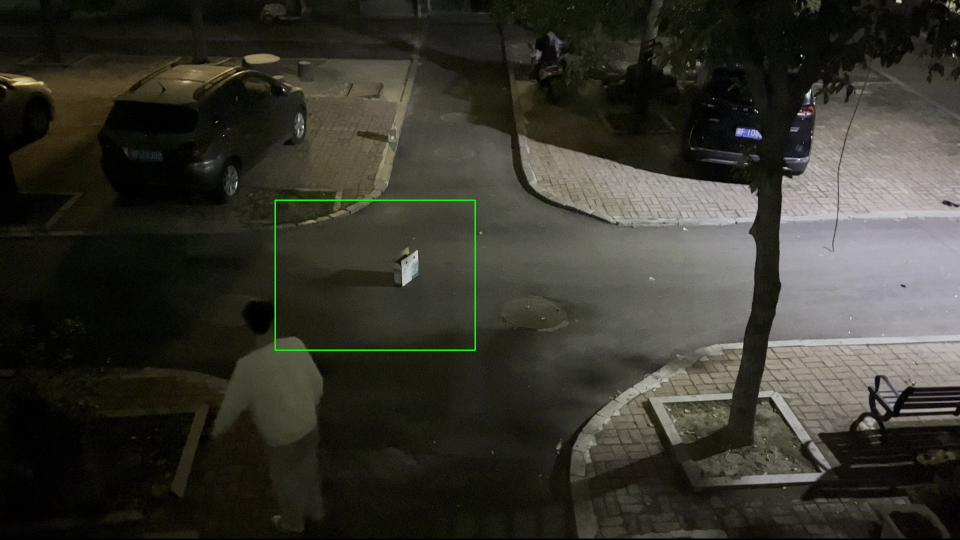
#> input picture alerts/foreign_object_detection/foreign_object_region_59_20251204_232541.jpg, 1920 x 1080 px (shown at 1/2 size)
$ python -i gmm_model_old.py   (imports and definitions only)
#> lines starting #> are read from the running program, lines starting #| are printed output that depends on the picture
#> further down, picture is the input picture: shape (1080, 1920, 3); mean B, G, R 44.8, 53.2, 54
### utils/video/video_utils.py
"""
视频处理工具函数
"""

import cv2
import numpy as np
from typing import Optional, Tuple, Generator
from pathlib import Path

class VideoReader:
    """视频读取器"""

    # [33 lines left out: functions __init__, read_frame, get_properties, stream_generator, not called in this run]

    def release(self):
        """释放资源"""
        self.cap.release()

class VideoWriter:
    """视频写入器"""

    # [7 lines left out: function __init__, not called in this run]

    def write_frame(self, frame: np.ndarray):
        """写入一帧"""
        self.writer.write(frame)

    def release(self):
        """释放资源"""
        self.writer.release()

class ROIManager:
    """ROI区域管理器"""

    def __init__(self):
        self.rois = {}

    def add_roi(self, name: str, points: list):
        """添加ROI区域"""
        self.rois[name] = points

    # [42 lines left out: functions draw_rois, crop_roi, point_in_roi, not called in this run]

    def get_roi_names(self):
        """获取所有ROI名称"""
        return list(self.rois.keys())

### utils/state_manager_old.py
#!/usr/bin/env python3
"""
列车检测状态管理器
"""

from enum import Enum
from typing import Optional
import time

class TrainState(Enum):
    """列车状态枚举"""
    NO_TRAIN = 0      # 无列车
    ENTERING = 1      # 进站中
    IN_STATION = 2    # 在站内
    EXITING = 3       # 出站中

class TrainStateManager:
    """列车状态管理器"""

    def __init__(self,
             min_stay_duration: float = 5.0,
             cooldown_duration: float = 3.0,
             entering_timeout: float = 15.0,
             exiting_timeout: float = 15.0,
             min_entering_duration: float = 3.0):  # 新增：最小进站时间

        self.state = TrainState.NO_TRAIN
        self.min_stay_duration = min_stay_duration
        self.cooldown_duration = cooldown_duration
        self.entering_timeout = entering_timeout
        self.exiting_timeout = exiting_timeout
        self.min_entering_duration = min_entering_duration

        # 时间记录
        self.state_start_time = time.time()
        self.last_event_time = 0.0
        self.enter_start_time: Optional[float] = None
        self.exit_start_time: Optional[float] = None

        # 事件计数
        self.entry_count = 0
        self.exit_count = 0

        print(f"🚂 列车状态管理器初始化完成")
        print(f"   最小停留时间: {min_stay_duration}秒")
        print(f"   事件冷却时间: {cooldown_duration}秒")

    # [169 lines left out: functions update_state, _transition_to, get_status, reset, not called in this run]


### models/background_subtractors/gmm_model_old.py
# """
# 简化的GMM背景减除模型
# """
from pathlib import Path
from typing import Optional, Dict
import cv2
import numpy as np
from typing import Optional
from utils.video.video_utils import ROIManager
from utils.state_manager_old import TrainState, TrainStateManager


class GMMBackgroundSubtractor:
    """简化的GMM背景减除器 - 支持多个ROI区域"""

    def __init__(self, algorithm: str = 'MOG2', **kwargs):
        """
        初始化背景减除器

        Args:
            algorithm: 'MOG2' 或 'KNN'
            **kwargs: 算法参数
        """
        self.algorithm = algorithm.upper()

        # 初始化ROI管理器
        self.roi_manager = ROIManager()

        if self.algorithm == 'MOG2':
            # MOG2参数
            self.history = kwargs.get('history', 500)
            self.var_threshold = kwargs.get('var_threshold', 16)
            self.detect_shadows = kwargs.get('detect_shadows', False)

            self.back_sub = cv2.createBackgroundSubtractorMOG2(
                history=self.history,
                varThreshold=self.var_threshold,
                detectShadows=self.detect_shadows
            )
        elif self.algorithm == 'KNN':
            # KNN参数
            self.history = kwargs.get('history', 500)
            self.dist2_threshold = kwargs.get('dist2_threshold', 400)
            self.detect_shadows = kwargs.get('detect_shadows', False)

            self.back_sub = cv2.createBackgroundSubtractorKNN(
                history=self.history,
                dist2Threshold=self.dist2_threshold,
                detectShadows=self.detect_shadows
            )
        else:
            raise ValueError("算法必须是 'MOG2' 或 'KNN'")
        print(f"✅ {self.algorithm}背景减除器初始化成功")

        # 初始化状态管理器
        from utils.state_manager_old import TrainStateManager
        self.state_manager = TrainStateManager(
            min_stay_duration=kwargs.get('min_stay_duration', 5.0),
            cooldown_duration=kwargs.get('cooldown_duration', 3.0),
            entering_timeout=kwargs.get('entering_timeout', 10.0),
            exiting_timeout=kwargs.get('exiting_timeout', 10.0)
        )
        self.event_history = []  # 事件历史记录

    # [32 lines left out: functions setup_track_rois, setup_single_roi, not called in this run]

    # 增强暗色前景检测
    def _preprocess_frame(self, frame: np.ndarray) -> np.ndarray:
        """
        优化预处理 - 增强暗色前景检测
        """
        if frame is None:
            raise ValueError("输入帧不能为None")

        # Step 1: 转换为灰度图
        if len(frame.shape) == 3:
            gray_frame = cv2.cvtColor(frame, cv2.COLOR_BGR2GRAY)
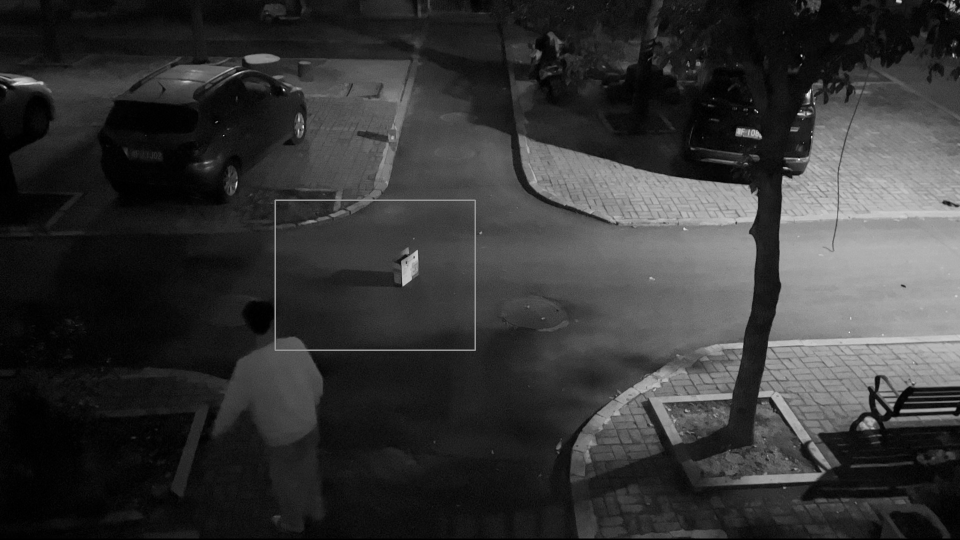
#> gray_frame: shape (1080, 1920) (shown at 1/2 size); min 0, max 254, mean 52.5
        else:
            gray_frame = frame.copy()

        # Step 2: 直方图均衡化 - 增强对比度，特别是暗色区域
        gray_frame = cv2.equalizeHist(gray_frame)
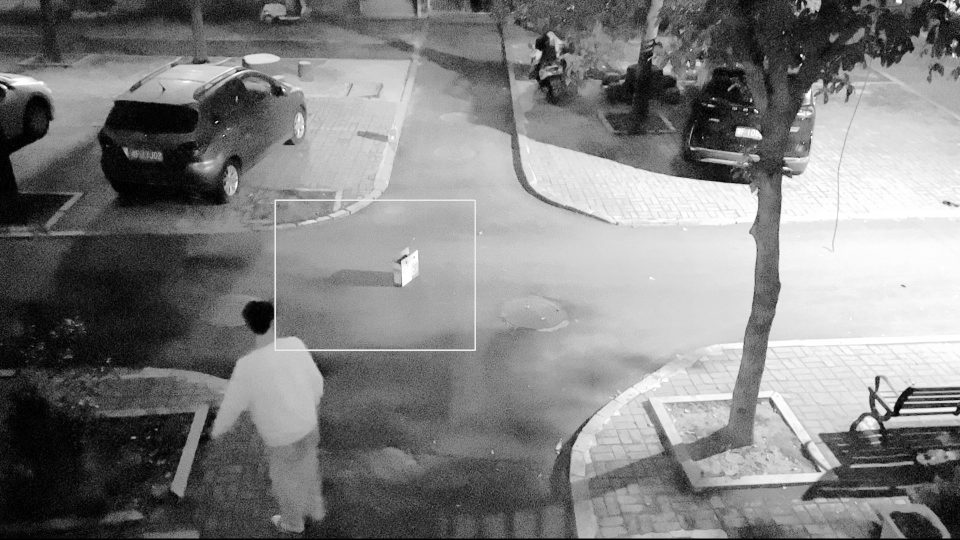
#> gray_frame: shape (1080, 1920) (shown at 1/2 size); min 0, max 255, mean 127.9

        # Step 3: 应用CLAHE（对比度受限的自适应直方图均衡化）- 更好的暗色区域增强
        clahe = cv2.createCLAHE(clipLimit=2.0, tileGridSize=(8, 8))
        gray_frame = clahe.apply(gray_frame)
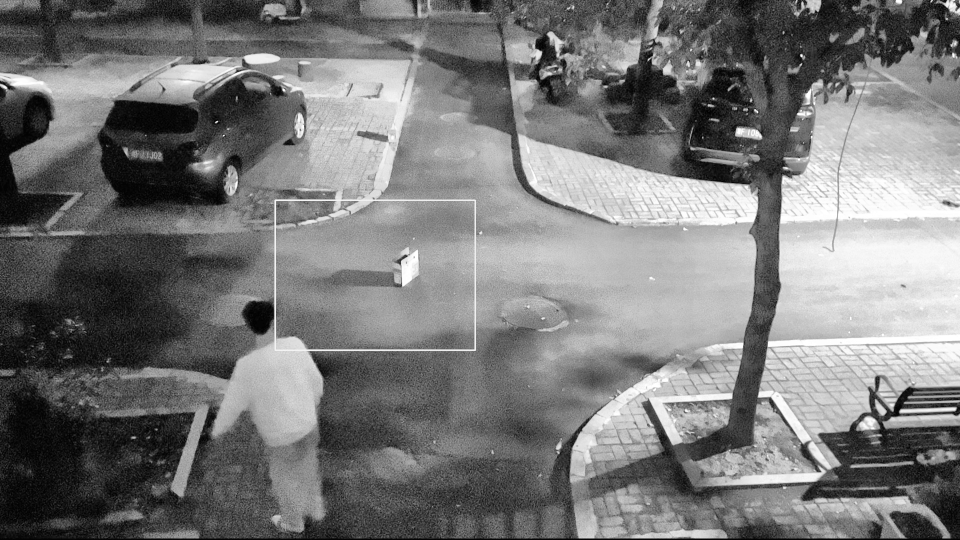
#> gray_frame: shape (1080, 1920) (shown at 1/2 size); min 0, max 255, mean 120.6

        # Step 4: 应用多个ROI掩膜
        if self.roi_manager.rois:
            mask = np.zeros(gray_frame.shape[:2], dtype=np.uint8)
            for points in self.roi_manager.rois.values():
                cv2.rectangle(mask, points[0], points[1], 255, -1)
            gray_frame = cv2.bitwise_and(gray_frame, gray_frame, mask=mask)

        # Step 5: 轻度高斯模糊降噪（避免过度模糊）
        blurred_frame = cv2.GaussianBlur(gray_frame, (3, 3), 0)

        return blurred_frame

    def _postprocess_mask(self, fg_mask: np.ndarray) -> np.ndarray:
        """
        优化后处理 - 提高暗色前景检测灵敏度
        """
        # Step 1: 降低二值化阈值，让更多暗色区域被检测为前景
        # 对于MOG2，降低阈值可以检测更多暗色物体
        _, binary_mask = cv2.threshold(
            fg_mask, 100, 255, cv2.THRESH_BINARY)  # 从200降到100

        # Step 2: 形态学闭运算先填充孔洞（暗色区域可能不连续）
        kernel_close = cv2.getStructuringElement(cv2.MORPH_ELLIPSE, (7, 7))
        closed_mask = cv2.morphologyEx(
            binary_mask, cv2.MORPH_CLOSE, kernel_close, iterations=1)

        # Step 3: 形态学开运算去除小噪声
        kernel_open = cv2.getStructuringElement(cv2.MORPH_ELLIPSE, (3, 3))
        opened_mask = cv2.morphologyEx(
            closed_mask, cv2.MORPH_OPEN, kernel_open, iterations=1)

        # Step 4: 中值滤波降噪
        filtered_mask = cv2.medianBlur(opened_mask, 3)  # 使用较小的核

        return filtered_mask

    def apply(self, frame: np.ndarray, learning_rate: float = 0.005) -> np.ndarray:
        """
        应用背景减除

        Args:
            frame: 输入帧
            learning_rate: 学习率

        Returns:
            处理后的前景掩码
        """
        # 预处理
        preprocessed_frame = self._preprocess_frame(frame)

        # 应用背景减除
        fg_mask = self.back_sub.apply(
            preprocessed_frame, learningRate=learning_rate)
#> fg_mask: shape (1080, 1920); every value is 255

        # 后处理
        processed_mask = self._postprocess_mask(fg_mask)

        return processed_mask

    # [275 lines left out: functions apply_with_roi_analysis, detect_train_events_with_state, visualize_comparison_with_state, process_video_with_state_machine, not called in this run]

    def get_state_info(self) -> dict:
        """获取当前状态信息"""
        return self.state_manager.get_status()

    # [4 lines left out: function reset_state, not called in this run]

>>> import cv2
>>> picture = cv2.imread('../../alerts/foreign_object_detection/foreign_object_region_59_20251204_232541.jpg')
>>> result = GMMBackgroundSubtractor().apply(picture)
